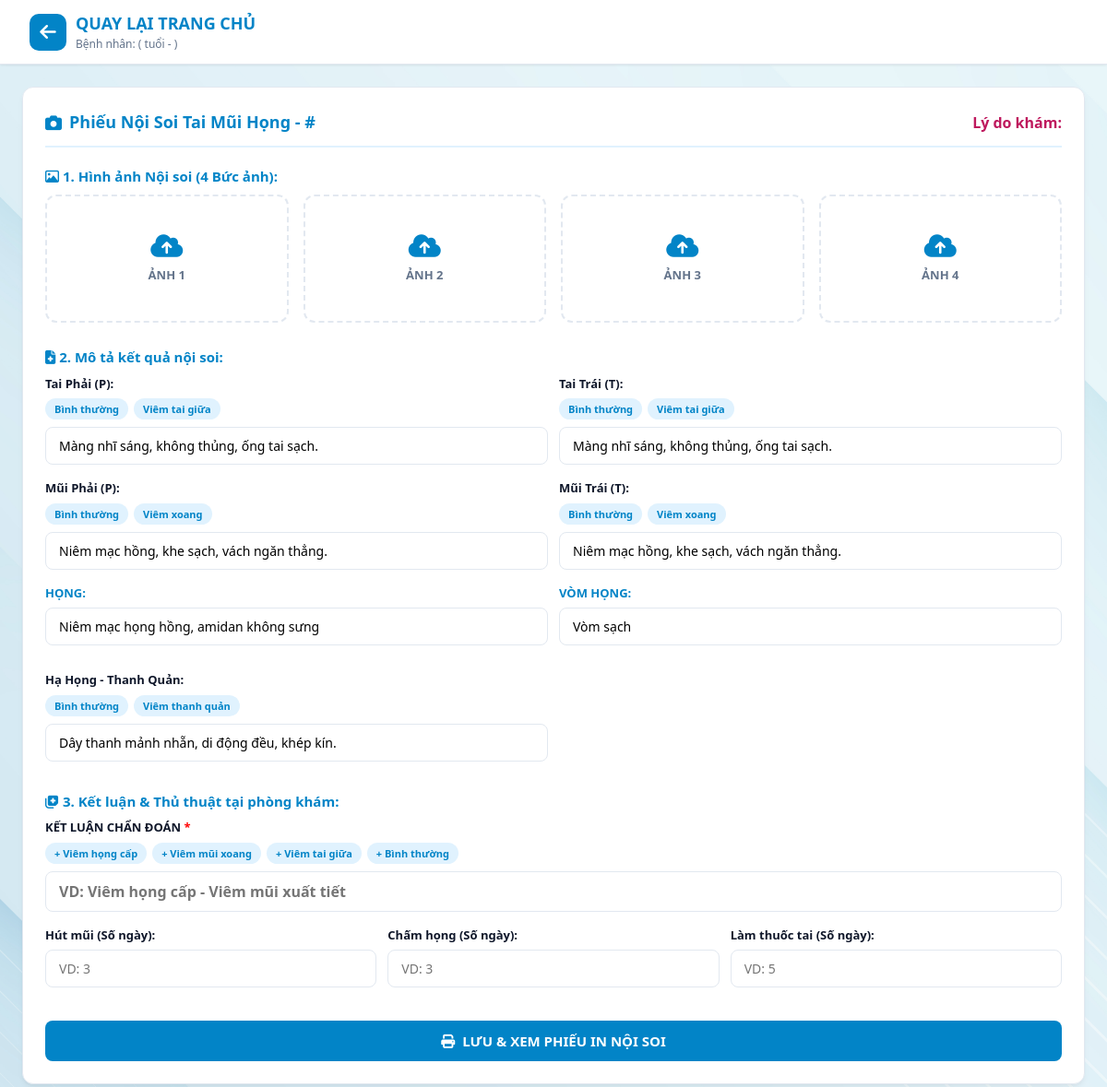
/noisoi/14, run on an earlier commit of the app's database.
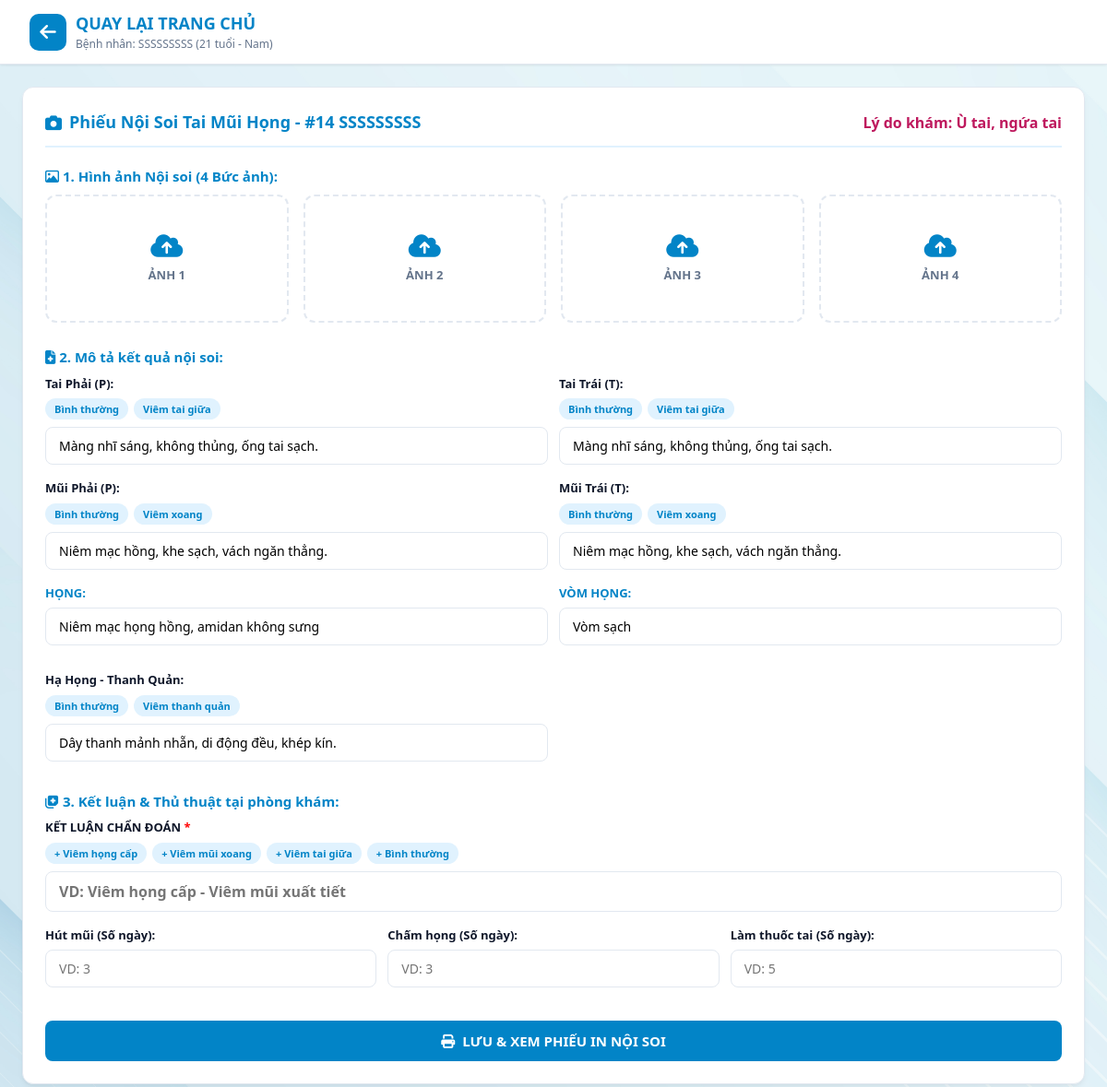
And on a later commit of the database.
### tables this page shows
CREATE TABLE patients (
    id INTEGER PRIMARY KEY AUTOINCREMENT,
    full_name TEXT NOT NULL,
    age INTEGER,
    gender TEXT,
    address TEXT,
    symptom TEXT,
    created_at TIMESTAMP DEFAULT CURRENT_TIMESTAMP
);

### app.py (the view, shortened to what this page needs)
@app.route('/noisoi/<int:patient_id>', methods=['GET', 'POST'])
def form_noisoi(patient_id):
    db = get_db()
    patient = db.execute('SELECT * FROM patients WHERE id = ?', (patient_id,)).fetchone()
    return render_template('form_noisoi.html', patient=patient, settings=get_settings())

### app.py (called while the page is built)
def get_db():
    db = getattr(g, '_database', None)
    if db is None:
        db = g._database = sqlite3.connect(app.config['DATABASE'])
        db.row_factory = sqlite3.Row
    return db

@app.teardown_appcontext
def close_connection(exception):
    db = getattr(g, '_database', None)
    if db is not None:
        db.close()

def get_settings():
    db = get_db()
    db.execute('''
        CREATE TABLE IF NOT EXISTS settings (
            key TEXT PRIMARY KEY,
            value TEXT
        )
    ''')
    rows = db.execute('SELECT key, value FROM settings').fetchall()
    return {r['key']: r['value'] for r in rows}

### templates/form_noisoi.html (shortened to what this page needs)
<!DOCTYPE html>
<html lang="vi">
<head>
    <link rel="stylesheet" href="https://cdnjs.cloudflare.com/ajax/libs/font-awesome/6.4.0/css/all.min.css">
    <link rel="stylesheet" href="{{ url_for('static', filename='css/style.css') }}">
</head>
<body>
    <header class="app-header">
        <div class="logo-area">
            <a href="/" style="text-decoration: none; color: inherit; display: flex; align-items: center; gap: 10px;">
                <div class="logo-icon"><i class="fa-solid fa-arrow-left"></i></div>
                <div class="logo-text">
                    <h1>QUAY LẠI TRANG CHỦ</h1>
                    <p>Bệnh nhân: {{ patient.full_name }} ({{ patient.age }} tuổi - {{ patient.gender }})</p>
                </div>
            </a>
        </div>
    </header>
    <main class="main-container" style="grid-template-columns: 1fr; max-width: 1100px;">
        <section class="card">
            <div class="card-header">
                <div class="card-title">
                    <i class="fa-solid fa-camera"></i>
                    <span>Phiếu Nội Soi Tai Mũi Họng - #{{ patient.id }} {{ patient.full_name }}</span>
                </div>
                <div style="font-weight: 600; color: #be185d;">Lý do khám: {{ patient.symptom }}</div>
            </div>
            <form action="/noisoi/{{ patient.id }}" method="POST" enctype="multipart/form-data">
                <div class="section-label"><i class="fa-regular fa-image"></i> 1. Hình ảnh Nội soi (4 Bức ảnh):</div>
                <div class="upload-grid">
                    <label class="upload-card">
                        <div id="ph1" class="upload-placeholder">
                            <i class="fa-solid fa-cloud-arrow-up"></i><br><b>ẢNH 1</b>
                        </div>
                    </label>
                    <label class="upload-card">
                        <div id="ph2" class="upload-placeholder">
                            <i class="fa-solid fa-cloud-arrow-up"></i><br><b>ẢNH 2</b>
                        </div>
                    </label>
                    <label class="upload-card">
                        <div id="ph3" class="upload-placeholder">
                            <i class="fa-solid fa-cloud-arrow-up"></i><br><b>ẢNH 3</b>
                        </div>
                    </label>
                    <label class="upload-card">
                        <div id="ph4" class="upload-placeholder">
                            <i class="fa-solid fa-cloud-arrow-up"></i><br><b>ẢNH 4</b>
                        </div>
                    </label>
                </div>
                <div class="section-label"><i class="fa-solid fa-file-medical"></i> 2. Mô tả kết quả nội soi:</div>
                <div class="form-row">
                    <div class="form-group">
                        <label>Tai Phải (P):</label>
                        <div class="template-bar">
                            <button type="button" class="tag-btn" onclick="fillMau('tai_p', 'Màng nhĩ sáng, không thủng, ống tai sạch.')">Bình thường</button>
                            <button type="button" class="tag-btn" onclick="fillMau('tai_p', 'Màng nhĩ sung huyết, ứ dịch đục.')">Viêm tai giữa</button>
                        </div>
                        <input type="text" id="tai_p" name="tai_p" value="Màng nhĩ sáng, không thủng, ống tai sạch.">
                    </div>
                    <div class="form-group">
                        <label>Tai Trái (T):</label>
                        <div class="template-bar">
                            <button type="button" class="tag-btn" onclick="fillMau('tai_t', 'Màng nhĩ sáng, không thủng, ống tai sạch.')">Bình thường</button>
                            <button type="button" class="tag-btn" onclick="fillMau('tai_t', 'Màng nhĩ sung huyết, ứ dịch đục.')">Viêm tai giữa</button>
                        </div>
                        <input type="text" id="tai_t" name="tai_t" value="Màng nhĩ sáng, không thủng, ống tai sạch.">
                    </div>
                </div>
                <div class="form-row">
                    <div class="form-group">
                        <label>Mũi Phải (P):</label>
                        <div class="template-bar">
                            <button type="button" class="tag-btn" onclick="fillMau('mui_p', 'Niêm mạc hồng, khe sạch, vách ngăn thẳng.')">Bình thường</button>
                            <button type="button" class="tag-btn" onclick="fillMau('mui_p', 'Niêm mạc nề đỏ, khe giữa có dịch nhầy mủ.')">Viêm xoang</button>
                        </div>
                        <input type="text" id="mui_p" name="mui_p" value="Niêm mạc hồng, khe sạch, vách ngăn thẳng.">
                    </div>
                    <div class="form-group">
                        <label>Mũi Trái (T):</label>
                        <div class="template-bar">
                            <button type="button" class="tag-btn" onclick="fillMau('mui_t', 'Niêm mạc hồng, khe sạch, vách ngăn thẳng.')">Bình thường</button>
                            <button type="button" class="tag-btn" onclick="fillMau('mui_t', 'Niêm mạc nề đỏ, khe giữa có dịch nhầy mủ.')">Viêm xoang</button>
                        </div>
                        <input type="text" id="mui_t" name="mui_t" value="Niêm mạc hồng, khe sạch, vách ngăn thẳng.">
                    </div>
                </div>
                <div class="form-row">
                    <div class="form-group">
                        <label style="font-weight: bold; color: var(--primary-color);">HỌNG:</label>
                        <input type="text" name="vong_hong" value="Niêm mạc họng hồng, amidan không sưng" placeholder="Mô tả kết quả khám Họng...">
                    </div>
                    <div class="form-group">
                        <label style="font-weight: bold; color: var(--primary-color);">VÒM HỌNG:</label>
                        <input type="text" name="vom_hong" value="Vòm sạch" placeholder="Mô tả kết quả khám Vòm họng...">
                    </div>
                    <div class="form-group">
                        <label>Hạ Họng - Thanh Quản:</label>
                        <div class="template-bar">
                            <button type="button" class="tag-btn" onclick="fillMau('thanh_quan', 'Dây thanh mảnh nhẵn, di động đều, khép kín.')">Bình thường</button>
                            <button type="button" class="tag-btn" onclick="fillMau('thanh_quan', 'Dây thanh sung huyết nề, di động đều.')">Viêm thanh quản</button>
                        </div>
                        <input type="text" id="thanh_quan" name="thanh_quan" value="Dây thanh mảnh nhẵn, di động đều, khép kín.">
                    </div>
                </div>
                <div class="section-label"><i class="fa-solid fa-notes-medical"></i> 3. Kết luận & Thủ thuật tại phòng khám:</div>
                <div class="form-group">
                    <label>KẾT LUẬN CHẨN ĐOÁN <span style="color: red;">*</span></label>
                    <div class="template-bar">
                        <button type="button" class="tag-btn" onclick="fillMau('conclusion', 'Viêm họng cấp / Viêm Amidan')">+ Viêm họng cấp</button>
                        <button type="button" class="tag-btn" onclick="fillMau('conclusion', 'Viêm mũi xoang cấp tính')">+ Viêm mũi xoang</button>
                        <button type="button" class="tag-btn" onclick="fillMau('conclusion', 'Viêm tai giữa cấp')">+ Viêm tai giữa</button>
                        <button type="button" class="tag-btn" onclick="fillMau('conclusion', 'Tai mũi họng hiện tại bình thường')">+ Bình thường</button>
                    </div>
                    <input type="text" id="conclusion" name="conclusion" placeholder="VD: Viêm họng cấp - Viêm mũi xuất tiết" required style="font-weight: bold; font-size: 16px; color: #b91c1c;">
                </div>
                <div class="form-row" style="grid-template-columns: 1fr 1fr 1fr;">
                    <div class="form-group">
                        <label>Hút mũi (Số ngày):</label>
                        <input type="number" name="hut_mui_days" placeholder="VD: 3">
                    </div>
                    <div class="form-group">
                        <label>Chấm họng (Số ngày):</label>
                        <input type="number" name="cham_hong_days" placeholder="VD: 3">
                    </div>
                    <div class="form-group">
                        <label>Làm thuốc tai (Số ngày):</label>
                        <input type="number" name="lam_thuoc_tai_days" placeholder="VD: 5">
                    </div>
                </div>
                <button type="submit" class="btn-submit" style="margin-top: 20px;">
                    <i class="fa-solid fa-print"></i>
                    <span>LƯU & XEM PHIẾU IN NỘI SOI</span>
                </button>
            </form>
        </section>
    </main>
</body>
</html>

### static/css/style.css (style rules this page uses)
:root { --primary-color: #0284c7; --primary-hover: #0369a1; --primary-light: #e0f2fe; --bg-main: #f8fafc; --card-bg: #ffffff; --text-main: #0f172a; --text-muted: #64748b; --border-color: #e2e8f0; --shadow-sm: 0 1px 3px rgba(0,0,0,0.05), 0 1px 2px rgba(0,0,0,0.03); --shadow-md: 0 4px 6px -1px rgba(0,0,0,0.05), 0 2px 4px -1px rgba(0,0,0,0.03); --shadow-lg: 0 10px 15px -3px rgba(0,0,0,0.05), 0 4px 6px -2px rgba(0,0,0,0.02); --radius: 12px; }
* { box-sizing: border-box; margin: 0; padding: 0; font-family: 'Segoe UI', Roboto, Helvetica, Arial, sans-serif; }
body { background: url('../images/bg-medical.jpg') no-repeat center center fixed; background-size: cover; color: var(--text-main); line-height: 1.5; min-height: 100vh; }
.app-header { background: var(--card-bg); border-bottom: 1px solid var(--border-color); padding: 12px 32px; display: flex; justify-content: space-between; align-items: center; box-shadow: var(--shadow-sm); position: sticky; top: 0; z-index: 100; }
.main-container { max-width: 1450px !important; margin: 20px auto; padding: 0 20px; }
.logo-area { display: flex; align-items: center; gap: 12px; }
.logo-icon { background: var(--primary-color); color: white; width: 40px; height: 40px; border-radius: 10px; display: flex; align-items: center; justify-content: center; font-size: 20px; font-weight: bold; }
.logo-text h1 { font-size: 18px; color: var(--primary-color); font-weight: 700; }
.logo-text p { font-size: 12px; color: var(--text-muted); }
.main-container { max-width: 1400px; margin: 24px auto; padding: 0 24px; display: grid; grid-template-columns: 420px 1fr; gap: 24px; }
.card { background: var(--card-bg); border-radius: var(--radius); border: 1px solid var(--border-color); box-shadow: var(--shadow-md); padding: 24px; }
.card-header { display: flex; justify-content: space-between; align-items: center; margin-bottom: 20px; padding-bottom: 12px; border-bottom: 2px solid var(--primary-light); }
.card-title { font-size: 18px; font-weight: 600; color: var(--primary-color); display: flex; align-items: center; gap: 8px; }
.form-group { margin-bottom: 16px; }
.form-row { display: grid; grid-template-columns: 1fr 1fr; gap: 12px; }
label { display: block; font-size: 13px; font-weight: 600; margin-bottom: 6px; color: var(--text-main); }
input[type="text"], input[type="number"], select, textarea { width: 100%; padding: 10px 14px; border: 1.5px solid var(--border-color); border-radius: 8px; font-size: 14px; outline: none; transition: all 0.2s ease; background-color: #fff; }
.tag-btn { background: var(--primary-light); color: var(--primary-color); border: none; padding: 4px 10px; border-radius: 20px; font-size: 11px; font-weight: 600; cursor: pointer; transition: all 0.15s ease; }
.btn-submit { width: 100%; background: var(--primary-color); color: white; border: none; padding: 12px; border-radius: 8px; font-size: 15px; font-weight: 600; cursor: pointer; transition: background 0.2s ease; display: flex; align-items: center; justify-content: center; gap: 8px; margin-top: 10px; }

### templates/form_noisoi.html (style rules this page uses)
.upload-grid { display: grid; grid-template-columns: repeat(4, 1fr); gap: 16px; margin-bottom: 20px; }
.upload-card { border: 2px dashed var(--border-color); border-radius: var(--radius); padding: 10px; text-align: center; background: #fff; position: relative; cursor: pointer; transition: all 0.2s; }
.upload-placeholder { padding: 30px 0; color: var(--text-muted); }
.upload-placeholder i { font-size: 28px; color: var(--primary-color); margin-bottom: 8px; }
.section-label { font-size: 15px; font-weight: bold; color: var(--primary-color); margin: 16px 0 8px 0; }
.template-bar { margin-bottom: 8px; display: flex; gap: 6px; flex-wrap: wrap; }

What changed in the data, as far as the page shows it:
added patients: full_name "SSSSSSSSS", age "21", gender "Nam", id "14", symptom "Ù tai, ngứa tai"
